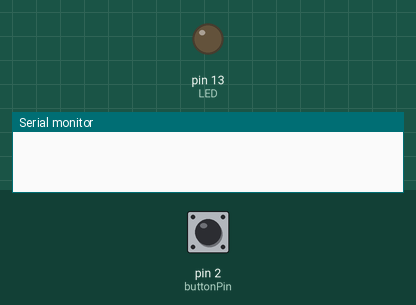
Bench run of a sketch on a simulated Arduino Uno, built with avr-gcc and run on an emulated ATmega328P. Parts: output pins drawn as LEDs (lit = HIGH), the last lines printed to the serial monitor. The test bench sets the inputs (shaded band); at power-on: pin 2 (buttonPin) HIGH.

Above: at 1.2 s.
1.3 s: pin 2 (buttonPin) pulled LOW for 0.15 s
At 1.38 s:
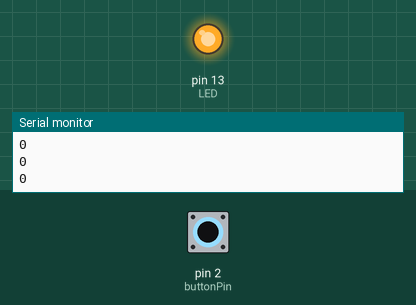
2.9 s: pin 2 (buttonPin) pulled LOW for 3.2 s
At 7.1 s:
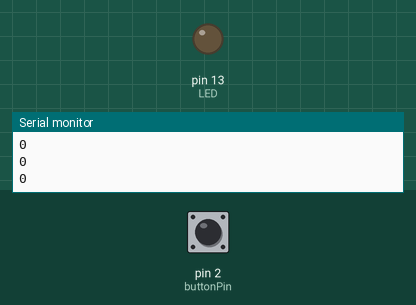
Timing chart, 0 to 8.6 s (numbered marks = the images above; inputs shaded):
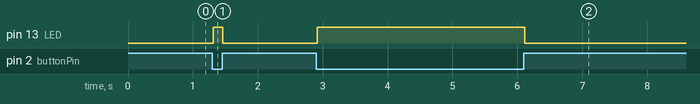

The sketch:

4_Button_Simple_Pull-Up.ino
```cpp
/*
  PushButton - Continuous Press

  Turns on and off a light emitting diode(LED) connected to digital pin 13,
  when pressing a pushbutton attached to pin 2 with internal pull-up resistor.

  The circuit:
  - LED attached from pin 13 to ground with "CURRENT-LIMITING RESISTOR".
  - LED CURRENT-LIMITING RESISTOR must be greater than or equal to 220 ohms.
  - PushButton attached to pin 2 from GND
*/

// declare constant integer variables for pins (will not change)
// creates variable called buttonPin and assigns value of 2
const int buttonPin = 2;

// creates variable called LED and assigns value of 13
const int LED =  13;

// declare variable that changes over time
// creates variable to track buttonState, assigns initial value of 0
bool buttonState = 0;

// setup runs once at startup
void setup()
{
  // initialize LED pin as an output.
  pinMode(LED, OUTPUT);

  // initialize pushbutton pin with internal pull-up resistor.
  pinMode(buttonPin, INPUT_PULLUP);

  Serial.begin(115200);
}

// loop runs infinitely
void loop()
{
  buttonState = digitalRead(buttonPin);    // read pushbutton state
  /*NOTE: when using Pull-Up resistor, button logic is inverted:
    Button Pressed = 0 or LOW
    Button Not Pressed = 1 or HIGH
  */

  delay (10); //small delay for debouncing, to increase accuracy

  // Conditional Statement

  //if button is pressed (reading 0V on pin 2)...
  if (!buttonState) // if buttonState is NOT TRUE, aka equal to 0.
  {
    //then turn on LED
    Serial.println(buttonState);
    digitalWrite(LED, HIGH);
  }
  else
  {
    //otherwise, no voltage is read on pin 2, turn off LED
    digitalWrite(LED, LOW);
  }
}

/*
More info...

The "!buttonState" above is a Logical NOT Operator:
https://www.arduino.cc/reference/en/language/structure/boolean-operators/logicalnot/
*/
```

Measured:
- after the input at 1.3 s, pin 13 (LED): LOW → HIGH at once, → LOW 0.15 s later
- after the input at 2.9 s, pin 13 (LED): LOW → HIGH at once, → LOW 3.2 s later
